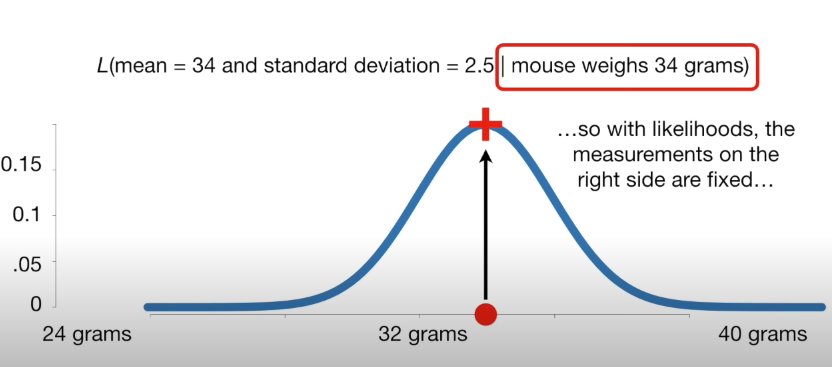
#> input picture Machine Learning/Naive Bayes/Concepts/Likelihood/images/likelihood1.png, 832 x 367 px
$ jupyter execute likelihood.ipynb
#> lines starting #> are read from the running program, lines starting #| are printed output that depends on the picture
1. [Likelihood](#likelihood)

#### Likelihood:
- evaluating the ```model parameters``` given the observed data
- the distribution parameters 'μ' mean & 'σ' standard deviation are varying i.e. model parameters are changing with fixed observation data

[cell 1]
from PIL import Image
from IPython.display import display

img = Image.open('images/likelihood1.png')
#> img is the input picture: PIL image 832x367 RGBA; mean R, G, B, A 232.6, 232.3, 233.4, 255
new_image = img.resize((550, 250))
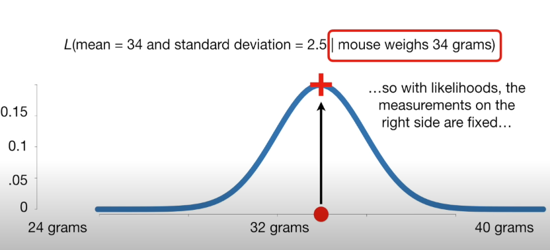
#> new_image: PIL image 550x250 RGBA; mean R, G, B, A 232.5, 232.2, 233.3, 255
display(new_image)
